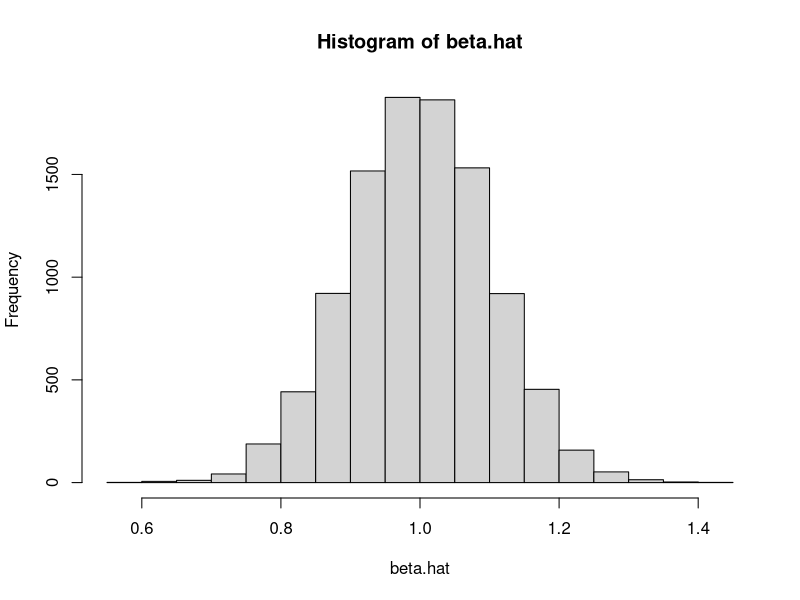
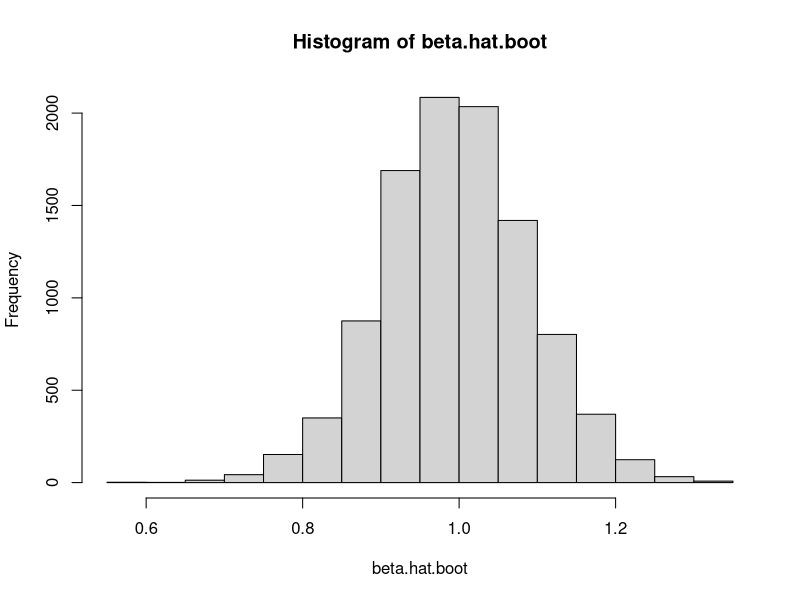

Here is the R script that generated these plots, in order:
# Compare between "Frequency approach" and "Non-parametric bootstrap"

# Suppose our distribution fix as follows
n <- 100
x <- rnorm(n)
y <- x + rnorm(n)
# What will be the true beta_1? 
# It should be 1, because cov(y, x) = cov(x, x) = var(x)

# Frequence approach ------------------------------------------------------
# Pn, treating each observation (row) as having 1/n probability
# We can think of Pn as being a sample from P.
# As n grows large, Pn -> P 

# the true sampling distribution of beta.hat
B <- 10000
beta.hat <- rep(NA, B)
for (j in 1:B){
  n <- 100
  x <- rnorm(n)
  y <- x + rnorm(n)
  reg <-  lm(y ~ x)
  beta.hat[j] <- coef(reg)[2]
}

hist(beta.hat) # sample distribution of beta.hat
quantile(beta.hat, c(0.025, 0.975))

# non parametric bootstrap -------------------------------------------------
n <- 100
x <- rnorm(n)
y <- x + rnorm(n)
B <- 10000
beta.hat.boot <- rep(NA, B)
for (j in 1:B){
  idx <- sample(n, replace = TRUE)
  x.boot <- x[idx]
  y.boot <- y[idx]
  reg.boot <-  lm(y.boot ~ x.boot)
  beta.hat.boot[j] <- coef(reg.boot)[2]
}
hist(beta.hat.boot)
quantile(beta.hat.boot, c(0.025, 0.975))
# include true that beta is 1.

# conclusion:
# We can see that the frequency approach are more converge, but it takes more time 
# than the bootstrap, because it needs to generate 100 data for 10000 times, while 
# the other only need to generate the data once.